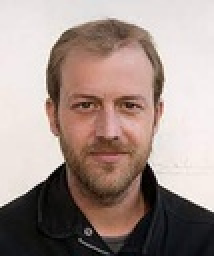
%> input picture PhotoHere.jpg, 107 x 128 px, shrunk from 205 x 246 before the run (shown 2 times larger)
$ octave CartoonImage.m   (GNU Octave 9; MATLAB toolbox functions it lacks are replaced by stand-ins)
%> lines starting %> are read from the running program, lines starting %| are printed output that depends on the picture
### kMeansInitCentroids.m
function centroids = kMeansInitCentroids(X, K)
%KMEANSINITCENTROIDS This function initializes K centroids that are to be
%used in K-Means on the dataset X
%   centroids = KMEANSINITCENTROIDS(X, K) returns K initial centroids to be
%   used with the K-Means on the dataset X

centroids = zeros(K, size(X, 2));


randidx = randperm(size(X,1));

centroids = X(randidx(1:K), :);


end

### runkMeans.m
function [centroids, idx] = runkMeans(X, initial_centroids, ...
                                      max_iters, plot_progress)
%RUNKMEANS runs the K-Means algorithm on data matrix X, where each row of X
%is a single example
%   [centroids, idx] = RUNKMEANS(X, initial_centroids, max_iters, ...
%   plot_progress) runs the K-Means algorithm on data matrix X, where each
%   row of X is a single example. It uses initial_centroids used as the
%   initial centroids. max_iters specifies the total number of interactions
%   of K-Means to execute. plot_progress is a true/false flag that
%   indicates if the function should also plot its progress as the
%   learning happens. This is set to false by default. runkMeans returns
%   centroids, a Kxn matrix of the computed centroids and idx, a m x 1
%   vector of centroid assignments (i.e. each entry in range [1..K])
%

% Set default value for plot progress
if ~exist('plot_progress', 'var') || isempty(plot_progress)
    plot_progress = false;
end

% Plot the data if we are plotting progress
if plot_progress
    figure;
    hold on;
end

% Initialize values
[m n] = size(X);
K = size(initial_centroids, 1);
centroids = initial_centroids;
previous_centroids = centroids;
idx = zeros(m, 1);

% Run K-Means
for i=1:max_iters

    % Output progress
    fprintf('K-Means iteration %d/%d...\n', i, max_iters);
    if exist('OCTAVE_VERSION')
        fflush(stdout);
    end

    % For each example in X, assign it to the closest centroid
    idx = findClosestCentroids(X, centroids);

    % Optionally, plot progress here
    if plot_progress
        plotProgresskMeans(X, centroids, previous_centroids, idx, K, i);
        previous_centroids = centroids;
        fprintf('Press enter to continue.\n');
        pause;
    end

    % Given the memberships, compute new centroids
    centroids = computeCentroids(X, idx, K);
end

% Hold off if we are plotting progress
if plot_progress
    hold off;
end

end

### findClosestCentroids.m
function idx = findClosestCentroids(X, centroids)
%FINDCLOSESTCENTROIDS computes the centroid memberships for every example
%   idx = FINDCLOSESTCENTROIDS (X, centroids) returns the closest centroids
%   in idx for a dataset X where each row is a single example. idx = m x 1
%   vector of centroid assignments (i.e. each entry in range [1..K])

K = size(centroids, 1);

idx = zeros(size(X,1), 1);


for i=1:size(X,1),
for j=1:size(centroids,1),

distmin(i,j) = sum((X(i,:)-centroids(j,:)).^2);
end
end

[minval, idx] = min(distmin,[],2);


end

### computeCentroids.m
function centroids = computeCentroids(X, idx, K)
%COMPUTECENTROIDS returns the new centroids by computing the means of the
%data points assigned to each centroid.
%   centroids = COMPUTECENTROIDS(X, idx, K) returns the new centroids by
%   computing the means of the data points assigned to each centroid.


[m n] = size(X);


xc = zeros(K,n);

for i=1:K,
xc(i,1:n) = sum(X(find(idx==i),:));
end

for i=1:K,

centroids(i,1:n) = (1/size(find(idx==i),1))*xc(i,:);

end


end

### CartoonImage.m
A = double(imread('PhotoHere.jpg'));


A = A / 255;
imagesc(A);
title('Original Image');
img_size = size(A);
%> img_size = [128 107 3]

X = reshape(A, img_size(1) * img_size(2), 3);

fprintf("\nThis might take some time. (4-5 minutes)(depending on the image)\n\n");
K = 12;
max_iters = 2;

initial_centroids = kMeansInitCentroids(X, K);
%> in kMeansInitCentroids, `centroids = X(randidx(1:K), :);`: centroids = [0.957 0.933 0.933; 0.918 0.894 0.894; 0.875 0.882 0.878; 0.0824 0.0667 0.0627; 0.565 0.388 0.306; 0.722 0.502 0.443; 0.0275 0.0314 0.051; 0.616 0.435 0.341; 0.886 0.871 0.867; 0.698 0.506 0.447; 0.933 0.91 0.91; 0.894 0.878 0.875]
%> initial_centroids has the same summary as centroids in kMeansInitCentroids

[centroids, idx] = runkMeans(X, initial_centroids, max_iters);
%> in runkMeans, `previous_centroids = centroids;`: previous_centroids has the same summary as centroids in kMeansInitCentroids
%> centroids = [0.963 0.934 0.929; 0.93 0.898 0.882; 0.88 0.874 0.872; 0.128 0.111 0.109; 0.438 0.311 0.247; 0.805 0.623 0.575; 0.0516 0.0478 0.047; 0.603 0.434 0.363; 0.849 0.73 0.7; 0.692 0.51 0.447; 0.942 0.915 0.906; 0.904 0.881 0.872]

fprintf('\nApplying K-Means to compress an image.\n\n');

idx = findClosestCentroids(X, centroids);

X_recovered = centroids(idx,:);

X_recovered = reshape(X_recovered, img_size(1), img_size(2), 3);
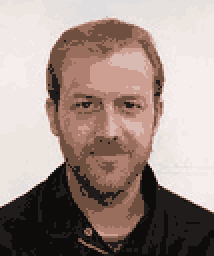
%> X_recovered: size 128x107x3 double (shown 2 times larger); mean R, G, B 0.637, 0.569, 0.543; mean of the top-left, top-right, bottom-left and bottom-right quarters 0.715, 0.775, 0.379, 0.462

% Display the original image
figure(1);
subplot(1, 2, 1);
imagesc(A);
title('Original');

% Display compressed image side by side
subplot(1, 2, 2);
imagesc(X_recovered)
title(sprintf('Cartoon Image'));


fprintf('Image Saved');
saveas (1,"cartoonImage.jpg");

$ run again, with sample.jpg copied over PhotoHere.jpg
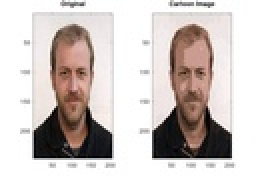
%> input picture sample.jpg, 128 x 89 px, shrunk from 916 x 640 before the run (shown 2 times larger)
%> in kMeansInitCentroids, `centroids = X(randidx(1:K), :);`: centroids = [0.867 0.851 0.847; 0.957 0.965 0.961; 0.0784 0.0824 0.098; 0.502 0.408 0.361; 0.996 1 1; 0.0824 0.0863 0.102; 0.788 0.616 0.58; 0.0392 0.0392 0.0392; 1 1 1; 1 1 0.992; 0.957 0.953 0.945; 1 1 1]
%> initial_centroids has the same summary as centroids in kMeansInitCentroids
%> previous_centroids has the same summary as centroids in kMeansInitCentroids
%> `[centroids, idx] = runkMeans(X, initial_centroids, max_iters);`: centroids = [0.873 0.854 0.846; 0.973 0.956 0.952; 0.0823 0.0789 0.0825; 0.526 0.386 0.326; 0.997 0.997 0.995; 0.236 0.176 0.147; 0.743 0.618 0.58; 0.041 0.0316 0.03; 1 1 1; 0.991 0.99 0.989; 0.944 0.914 0.906; NaN NaN NaN]
%> `X_recovered = reshape(X_recovered, img_size(1), img_size(2), 3);`:
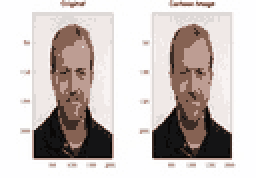
%> X_recovered: size 89x128x3 double (shown 2 times larger); mean R, G, B 0.801, 0.768, 0.756
